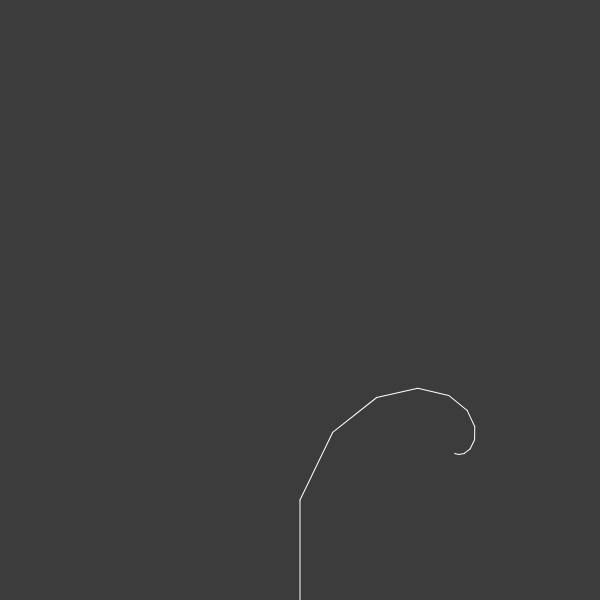
Frame 1 (no input)
Frame 60 (no input): identical to frame 1, image omitted
Frame 120 (the mouse pressed at the canvas centre since frame 60): identical to frame 1, image omitted

The p5.js sketch that drew this single still picture (run headless with seeded random() and noise() and a simulated clock; from frame 60 on, the mouse is pressed at the canvas centre):

// p5.js sketch
// ── sketch.js
var angle = .44879;
var slider;
function setup() {
  createCanvas(600,600);
  slider = createSlider(0, PI, angle, 0.01);
}

function draw() {
  background(60);
  angle = slider.value();
  stroke(255);
  translate(width/2, height);
  branch(100);

}

function branch(len){

  line(0, 0,0, - len);
  translate(0,-len);
  rotate(angle);
  if (len > 5){
    branch(len* 0.75);

  }



}

// ── branch.js
function Branch(h,t, c){
  this.head = h;
  this.tail = t;
  this.color = c;


  this.show = function() {
    stroke(this.color);
    // translate(width/2, height);
    line(this.head.x, this.head.y, this.tail.x, this.tail.y);
  };

  this.branches = function() {
    var dir = p5.Vector.sub(this.tail, this.head);
    dir.mult(0.75);

    var dirR = dir.rotate(angle);
    var newTailR = p5.Vector.add(this.tail, dirR);
    var dirL = dir.rotate(-angle *2);
    var newTailL = p5.Vector.add(this.tail, dirL);
    var right = new Branch(this.tail, newTailR, "red");
    var left = new Branch(this.tail, newTailL, "blue");
    return [left, right];
  };
}
